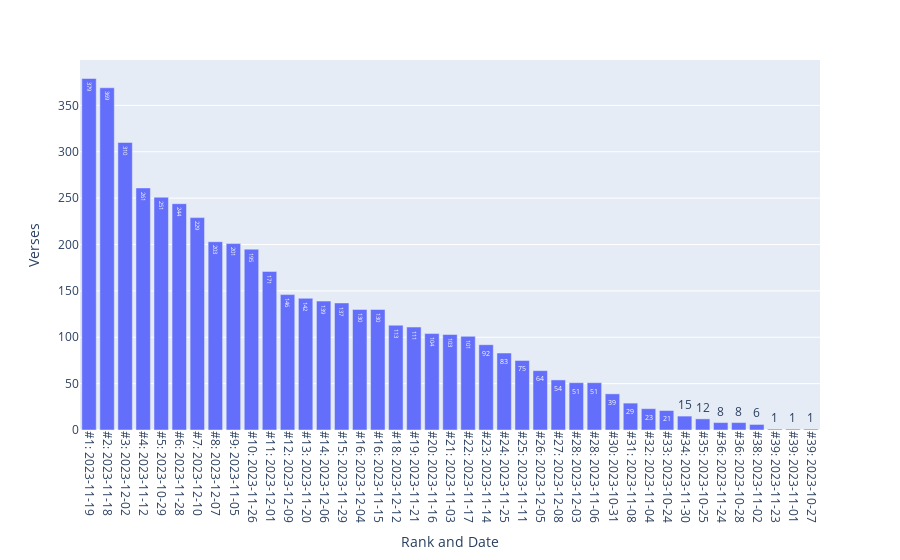

Notebook source saved alongside this figure:
### Code cell
fig_top_dates_by_verses = px.bar(df_top_dates_by_verses, 
x = 'Rank and Date', y = 'Verses', text = 'Verses')
fig_top_dates_by_verses.update_xaxes(tickangle = 90)
fig_top_dates_by_verses.write_html('Analyses/top_dates_by_verses.html')
fig_top_dates_by_verses.write_image(
    'Analyses/top_dates_by_verses.png', 
    width = 1920, height = 1080, engine = 'kaleido', scale = 2)
fig_top_dates_by_verses

### Figure 1 — Plotly figure (JSON) as saved in the notebook; plotly's stock layout.template omitted (floating-point values rounded to 4 significant figures)
{"data": [{"alignmentgroup": "True", "hovertemplate": "Rank and Date=%{x}<br>Verses=%{text}<extra></extra>", "legendgroup": "", "marker": {"color": "#636efa", "pattern": {"shape": ""}}, "name": "", "offsetgroup": "", "orientation": "v", "showlegend": false, "text": [379, 369, 310, 261, 251, 244, 229, 203, 201, 195, 171, 146, 142, 139, 137, 130, 130, 113, 111, 104, 103, 101, 92, 83, 75, 64, 54, 51, 51, 39, 29, 23, 21, 15, 12, 8, 8, 6, 1, 1, 1], "textposition": "auto", "type": "bar", "x": ["#1: 2023-11-19", "#2: 2023-11-18", "#3: 2023-12-02", "#4: 2023-11-12", "#5: 2023-10-29", "#6: 2023-11-28", "#7: 2023-12-10", "#8: 2023-12-07", "#9: 2023-11-05", "#10: 2023-11-26", "#11: 2023-12-01", "#12: 2023-12-09", "#13: 2023-11-20", "#14: 2023-12-06", "#15: 2023-11-29", "#16: 2023-12-04", "#16: 2023-11-15", "#18: 2023-12-12", "#19: 2023-11-21", "#20: 2023-11-16", "#21: 2023-11-03", "#22: 2023-11-17", "#23: 2023-11-14", "#24: 2023-11-25", "#25: 2023-11-11", "#26: 2023-12-05", "#27: 2023-12-08", "#28: 2023-12-03", "#28: 2023-11-06", "#30: 2023-10-31", "#31: 2023-11-08", "#32: 2023-11-04", "#33: 2023-10-24", "#34: 2023-11-30", "#35: 2023-10-25", "#36: 2023-11-24", "#36: 2023-10-28", "#38: 2023-11-02", "#39: 2023-11-23", "#39: 2023-11-01", "#39: 2023-10-27"], "xaxis": "x", "y": [379, 369, 310, 261, 251, 244, 229, 203, 201, 195, 171, 146, 142, 139, 137, 130, 130, 113, 111, 104, 103, 101, 92, 83, 75, 64, 54, 51, 51, 39, 29, 23, 21, 15, 12, 8, 8, 6, 1, 1, 1], "yaxis": "y"}], "layout": {"barmode": "relative", "legend": {"tracegroupgap": 0}, "margin": {"t": 60}, "xaxis": {"anchor": "y", "domain": [0, 1], "tickangle": 90, "title": {"text": "Rank and Date"}}, "yaxis": {"anchor": "x", "domain": [0, 1], "title": {"text": "Verses"}}}}
